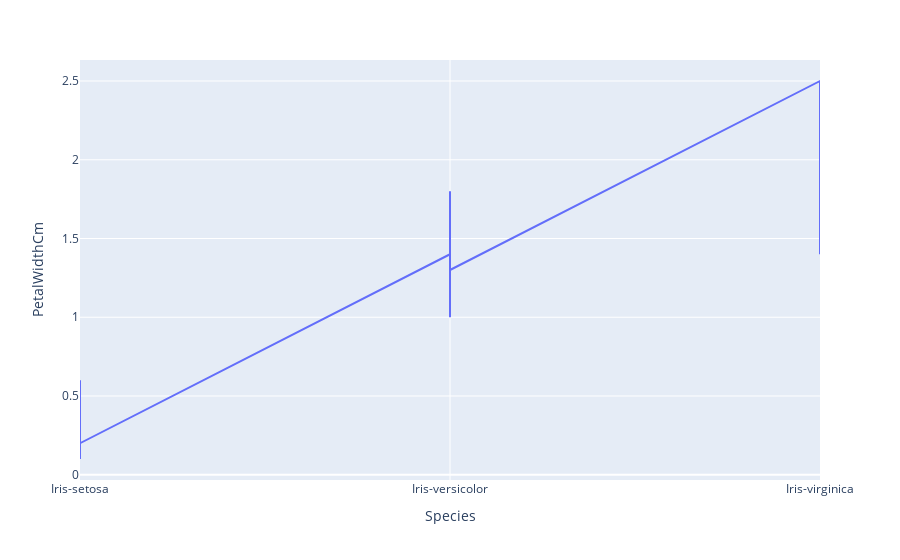

This figure's notebook cell:
### Code cell
px.line(iris, x = 'Species', y = 'PetalWidthCm')

### Figure 1 — Plotly figure (JSON) as saved in the notebook; plotly's stock layout.template omitted (floating-point values rounded to 4 significant figures; data arrays with more than 128 entries replaced by an {"elided": "..."} marker saying what was removed)
{"data": [{"hovertemplate": "Species=%{x}<br>PetalWidthCm=%{y}<extra></extra>", "legendgroup": "", "line": {"color": "#636efa", "dash": "solid"}, "mode": "lines", "name": "", "showlegend": false, "type": "scatter", "x": {"elided": "150 str values"}, "xaxis": "x", "y": {"elided": "150 float values"}, "yaxis": "y"}], "layout": {"legend": {"tracegroupgap": 0}, "margin": {"t": 60}, "xaxis": {"anchor": "y", "domain": [0, 1], "title": {"text": "Species"}}, "yaxis": {"anchor": "x", "domain": [0, 1], "title": {"text": "PetalWidthCm"}}}}
